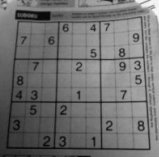
#> input picture OpenCV/Tutorials/images/dave.png, 159 x 157 px, found by its file name
$ python 'run Otsu'"'"'s 二值化.py'
#> lines starting #> are read from the running program, lines starting #| are printed output that depends on the picture; after the words box and inside, x2 and y2 are one past the last pixel; in counts of white or black regions, pixels touching at a corner belong together
'''
使用全局阈值时，我们随便给了一个数来做阈值，那我怎么知道选取的这个数好坏呢？答案就是不停尝试
如果是一幅双峰图像【直方图中存在两个峰】，我们就应该在两个峰的峰谷中选一个值作为阈值，这就是 Otsu's 二值化要做的

定义：
	对一幅双峰图像自动根据其直方图计算出一个阈值【对于非双峰图像，这种方法得到的结果可能会很不理想】

这里用到的函数还是 cv2.threshold()，但是需要多传入一个参数【flag: cv2.THRESH_OTSU】
这时要把阈值设为 0，然后算法会找到最优阈值，这个最优阈值就是返回值 retVal
如果不使用 Otsu 二值化，返回的 retVal 值与设定的阈值相等
'''

import cv2
import numpy as np
from matplotlib import pyplot as plt

img=cv2.imread('..\images\dave.png',0)
#> img is the input picture: shape (157, 159); min 6, max 252, mean 111.8

# 全局阈值
ret1,th1=cv2.threshold(img,127,255,cv2.THRESH_BINARY)
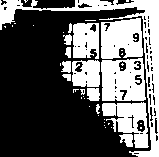
#> th1: shape (157, 159); 37.4% white; 43 white regions (29 under 20 px), largest, box (x1, y1, x2, y2) and area: (0, 0, 159, 157) 3016, (101, 58, 146, 101) 1574, (101, 18, 143, 59) 1409

# Otsu's thresholding
ret2,th2=cv2.threshold(img,0,255,cv2.THRESH_BINARY+cv2.THRESH_OTSU)
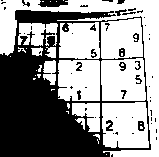
#> th2: shape (157, 159); 57.2% white; 55 black regions (37 under 20 px), largest, box (x1, y1, x2, y2) and area: (0, 10, 151, 157) 9851, (38, 0, 68, 7) 170, (106, 120, 113, 131) 51
#> ret2 = 107

# (5,5) 的高斯核大小，0 为标准差
blur=cv2.GaussianBlur(img,(5,5),0)
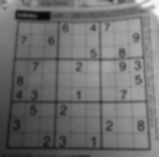
#> blur: shape (157, 159); min 9, max 247, mean 111.8

# 阈值一定要设置为 0
ret3,th3=cv2.threshold(blur,0,255,cv2.THRESH_BINARY+cv2.THRESH_OTSU)
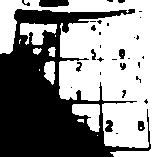
#> th3: shape (157, 159); 55.6% white; 32 black regions (21 under 20 px), largest, box (x1, y1, x2, y2) and area: (0, 9, 151, 157) 10406, (39, 0, 69, 7) 192, (105, 120, 113, 132) 71
#> ret3 = 108

images=[img,0,th1,
		img,0,th2,
		blur,0,th3]

titles=[
		'Original Noisy Image','Histogram','Global Thresholding (v=127)',
		'Original Noisy Image','Histogram','Otsu''s Thresholding',
		'Gaussian filtered Image','Histogram','Otsu''s Thresholding'
		]

for i in range(3):
	plt.subplot(3,3,i*3+1),plt.imshow(images[i*3],cmap='gray') # image[0,3,6]
	plt.title(titles[i*3]),plt.xticks([]),plt.yticks([])  # title[0,3,6]
	plt.subplot(3,3,i*3+2),plt.hist(images[i*3].ravel(),256) # image[0,3,6]
	plt.title(titles[i*3+1]),plt.xticks([]),plt.yticks([])  # title[1,4,7]
	plt.subplot(3,3,i*3+3),plt.imshow(images[i*3+2],cmap='gray') # image[2,5,8]
	plt.title(titles[i*3+2]),plt.xticks([]),plt.yticks([]) # title[2,5,8]

plt.show()
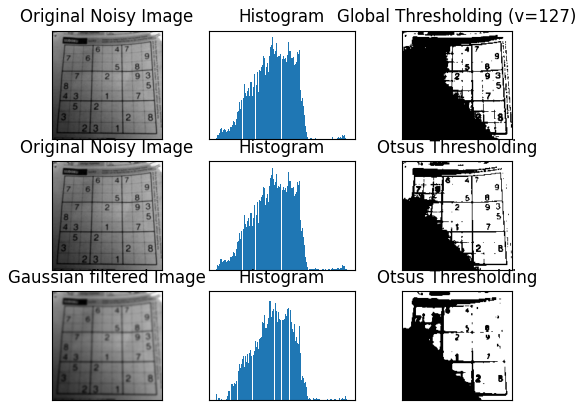
#> figure drawn by matplotlib, 9 panels

$ run again, with OpenCV/Tutorials/images/bilateral.png copied over OpenCV/Tutorials/images/dave.png
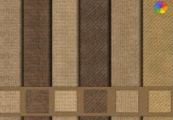
#> input picture OpenCV/Tutorials/images/bilateral.png, 173 x 120 px, found by its file name
#> `ret1,th1=cv2.threshold(img,127,255,cv2.THRESH_BINARY)`:
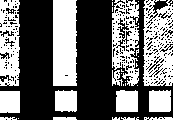
#> th1: shape (120, 173); 42.2% white; 35 white regions (22 under 20 px), largest, box (x1, y1, x2, y2) and area: (53, 0, 77, 86) 2003, (143, 0, 173, 86) 1847, (112, 0, 139, 86) 1392
#> th2: shape (120, 173); 61.7% white; 101 black regions (93 under 20 px), largest, box (x1, y1, x2, y2) and area: (72, 0, 112, 91) 3050, (19, 0, 53, 88) 2780, (24, 89, 50, 114) 606
#> ret2 = 104
#> `ret3,th3=cv2.threshold(blur,0,255,cv2.THRESH_BINARY+cv2.THRESH_OTSU)`:
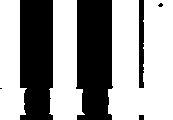
#> th3: shape (120, 173); 60.6% white; 6 black regions (2 under 20 px), largest, box (x1, y1, x2, y2) and area: (76, 0, 113, 120) 3971, (20, 0, 53, 120) 3754, (139, 0, 144, 88) 422, (139, 115, 144, 120) 25
#> ret3 = 105
